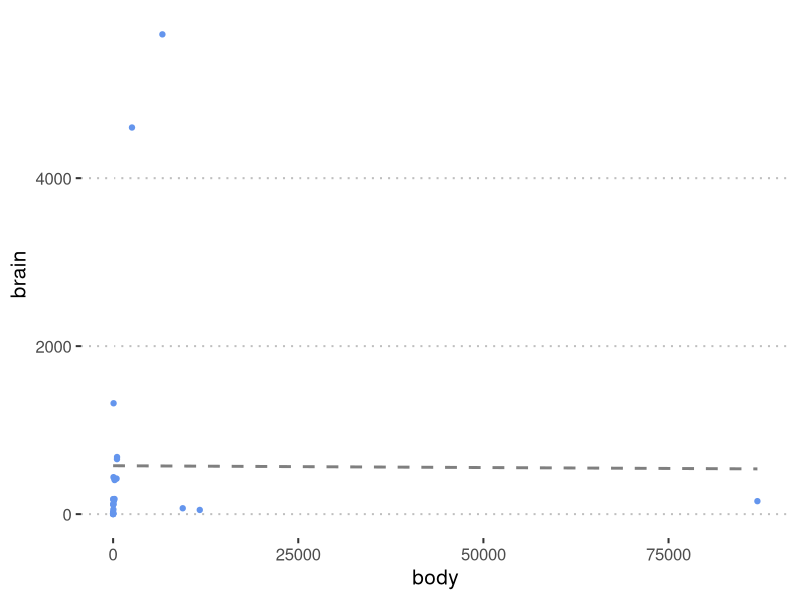
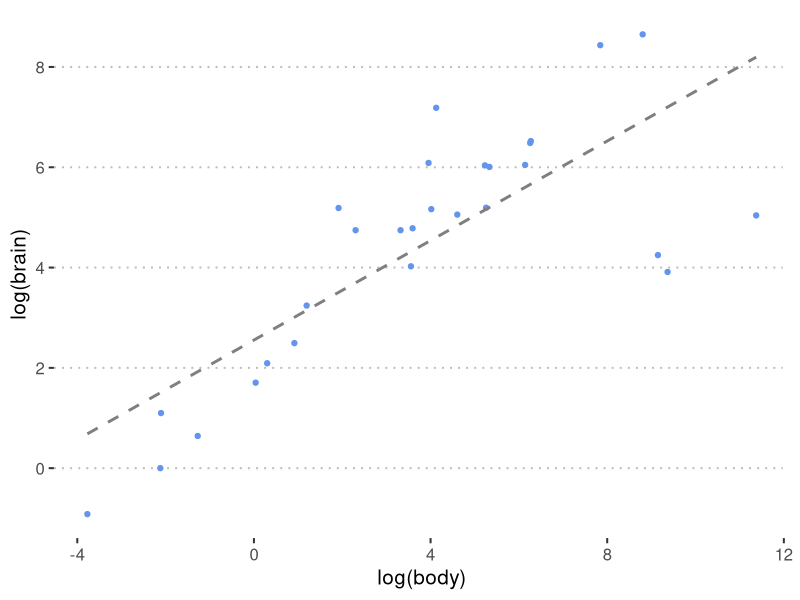
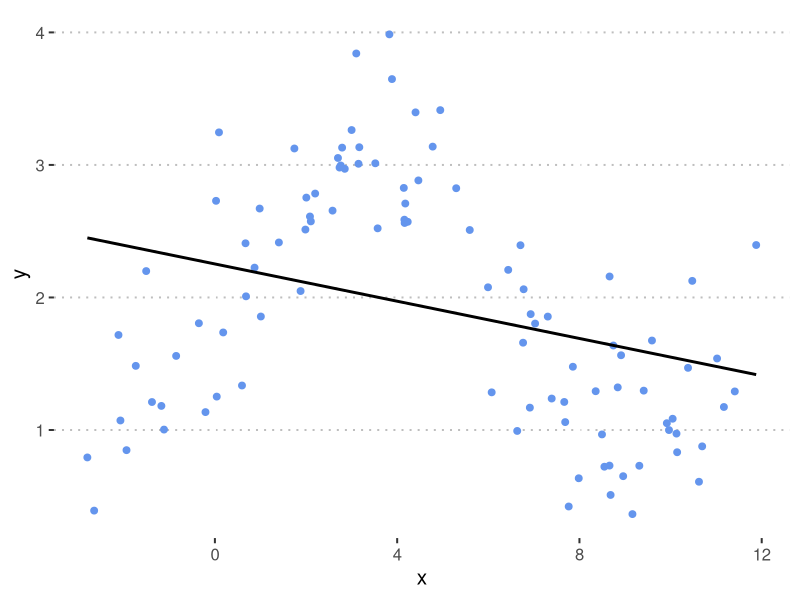
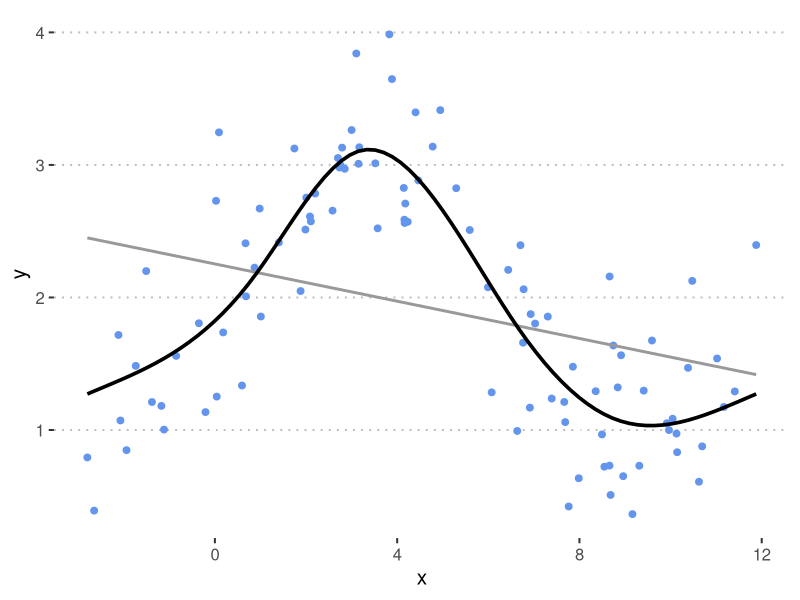
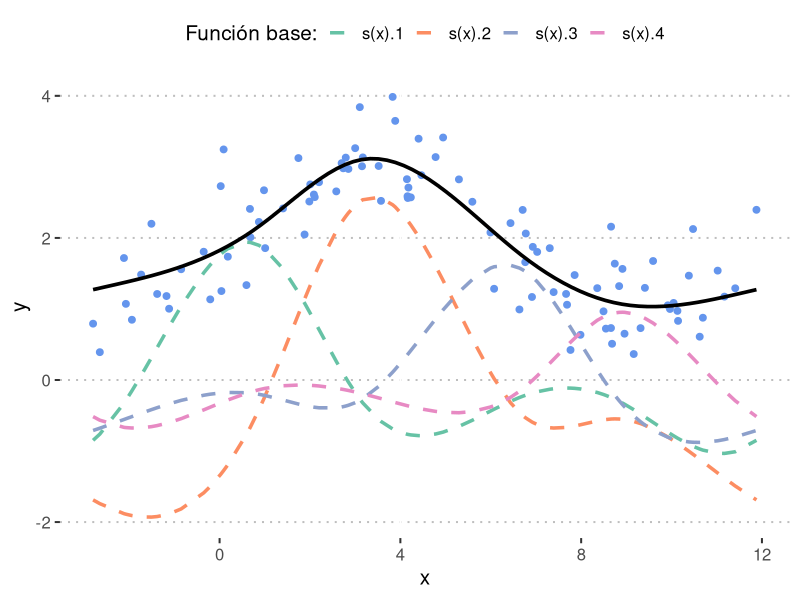
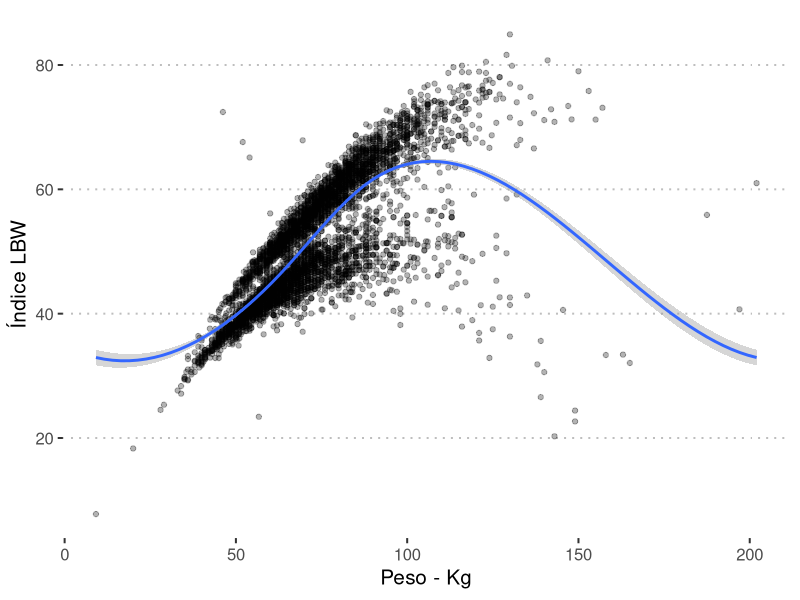
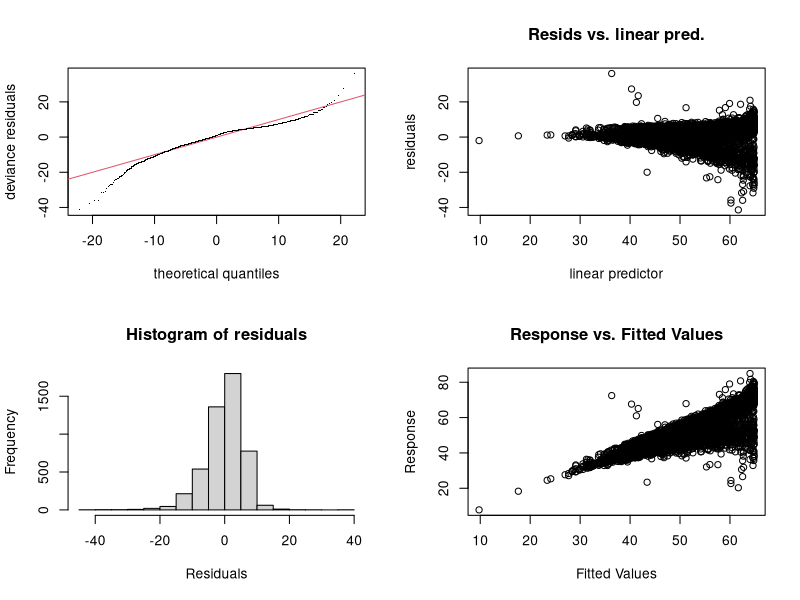
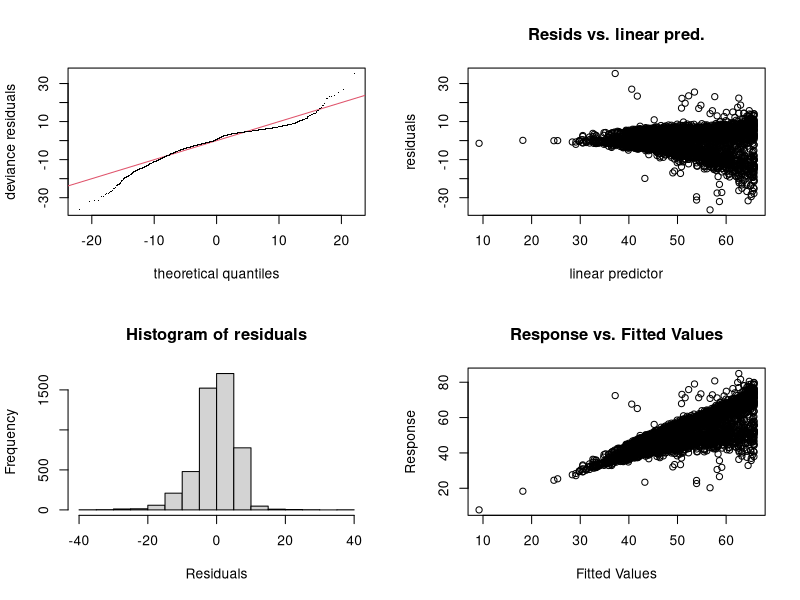

Write the R code that produced these figures, in order.
#####################################################################################
## Guion para explicar los comandos para ejecutar modelos GAM
## Verificar sobre ajuste y entender el modelo en si
#####################################################################################

library(mgcv)
library(data.table)
library(tidyverse)
library(ggpubr)

theme_set(ggpubr::theme_pubclean(base_size = 15)) # Load theme

# Qué es una transformación

MASS::Animals %>%
  ggplot(., aes(body, brain)) +
  geom_point(col = "cornflowerblue") +
  stat_smooth(method = "lm", linetype = 2, col = "gray50", se = F)

MASS::Animals %>%
  ggplot(., aes(log(body), log(brain))) +
  geom_point(col = "cornflowerblue") +
  stat_smooth(method = "lm", linetype = 2, col = "gray50", se = F)

# Sección 1: Relaciones no lineales --------------------------------------------------------

set.seed(1)
Exm <- data.table(x = runif(100, min = -3, max = 12))
Exm[, y := sin(x/2) + rnorm(100, 0, 0.5) + 2]

ggplot(Exm, aes(x, y)) +
  geom_point(size = 2, col = "cornflowerblue") +
  stat_smooth(method = "lm", se = F, col = "black")

ggplot(Exm, aes(x, y)) +
  geom_point(size = 2, col = "cornflowerblue") +
  stat_smooth(method = "lm", se = F, col = "grey60") +
  stat_smooth(method = "gam", formula = y ~ s(x, k = 6, bs = "cc"),
              se = F, col = "black", size = 1.25)

# Construir modelo aditivo
mtest <- gam(y ~ s(x, k = 6, bs = "cc"), data = Exm)

# Extraer funciones base
m_matrix <- predict(mtest, type = "lpmatrix")
m_matrix <- m_matrix %*% diag(coef(mtest) + 1.737) # Escalar con el coneficiente y el intercepto

# Reformatear funciones base
m_matrix <- data.table(m_matrix) 
setnames(m_matrix, names(coef(mtest)))
m_matrix[, x := Exm$x]
m_matrix <- m_matrix %>%
  melt.data.table(., id.vars = "x", value.name = "y")

# Representar
ggplot(m_matrix[!variable == "(Intercept)"]) +
  geom_point(data = Exm, aes(x = x, y = y), size = 2, col = "cornflowerblue") +
  geom_line( aes(x = x, y = y, col = variable), size = 1.2, linetype = 2) +
  stat_smooth(data = Exm, aes(x = x, y = y),
              method = "gam", formula = y ~ s(x, k = 6, bs = "cc"),
              se = F, col = "black", size = 1.25) +
  scale_color_brewer(palette = "Set2", name = "Función base:")

# Sección 2: Ejemplo de modelo aditivo ----------------------------------------------

d <- fread("Datasets/BrownFat_2011.csv")
d[, Cancer_Status := as.factor(Cancer_Status)]
d[, Sex := as.factor(Sex)]

ggplot(d, aes(x = Weight , y = LBW)) +
  geom_point(alpha = 0.3) +
  scale_color_brewer(palette = "Set1", name = "Género:") +
  stat_smooth(method = "gam", formula = y ~ s(x, k = 3, bs = "cc")) +
  labs(x = "Peso - Kg", y = "Índice LBW")

m0 <- lm(LBW ~ Weight, data = d)

m1 <- gam(LBW ~ s(Weight , k = 3), data = d, 
          method = "REML")

# Verificar el modelo

gam.check(m1)

# Ajustar numero de nodos

m1.2 <- gam(LBW ~ s(Weight , k = 9), data = d, 
            method = "REML")
gam.check(m1.2)

# Representación final

ggplot(d, aes(x = Weight , y = LBW, col = Sex)) +
  geom_point(alpha = 0.3) +
  scale_color_brewer(palette = "Set1", name = "Género:") +
  stat_smooth(method = "gam", formula = y ~ s(x, k = 9, bs = "cc")) +
  labs(x = "Peso - Kg", y = "Índice LBW")

m1.3 <- gam(LBW ~ s(Weight , k = 9) + Sex, data = d, 
            method = "REML")

# Modelo para mostrar el efecto shrinkage o hundimiento

m1.4 <- gam(LBW ~ s(Weight , bs = "ts") + s(Day, bs = "ts"), 
            data = d, method = "REML")
gam.check(m1.4)

# Sección 3: Construcción de modelos mas complejos ------------------------------------

m2 <- gam(LBW ~ s(Weight , bs = "fs",by = Sex) , data = d, 
          method = "REML")

m3 <- gam(LBW ~ s(Weight ) + Height , data = d, 
          method = "REML")

m4 <- gam(LBW ~ s(Weight ) + s(Height) , data = d, 
          method = "REML")

m5 <- gam(LBW ~ s(Weight , Height) + s(Weight ) + s(Height), 
          data = d, method = "REML")

AIC(m1, m2, m3, m4, m5) %>% data.table(., keep.rownames = T) %>% .[order(AIC)]

m6 <- gam(LBW ~ te(Weight , Height) + s(Weight ) + s(Height), 
          data = d, method = "REML")
m7 <- gam(LBW ~ te(Weight , Height, by = Sex) + s(Weight ) + s(Height), 
          data = d, method = "REML")

AIC(m5, m6, m7) %>% data.table(., keep.rownames = T) %>% .[order(AIC)]

# Sección 4: Representación visual del modelo ---------------------------------

par(mfrow=c(1, 4)) # Dividir pantalla de basic plot en 4


# Mostrar los efectos de cada variable
plot(m7,  residuals = T,  all.terms = T, 
     shade = TRUE, shade.col = "gray80",  cex = 0.5, pch = 16,
     cex.main = 1.25, cex.lab = 1.5, cex.axis = 1.5)

# Comparar predicción con valor real

plot(fitted(m7), model.frame(m7)[,1], 
     xlab = "Predicción", ylab = "Real", main = "Respuesta vs Ajuste")
abline(a = 0, b = 1, col = "red", lty = 2)

hist(resid(m7), breaks = 100, 
     border = "gray70", col="cornflowerblue",
     main = "Histograma de errores", xlab = bquote("y"[i]~" - "~hat(y)))

qq.gam(m7, s.rep = 10, rep = 10, cex = 0.5, pch = 16)
par(mfrow=c(1, 1), # Reunificar basic plot device
    mar = c(5, 5, 5, 5))

# Representar interacci'on entre 2 variables v1 = gráfico de contorno 

vis.gam(m6, too.far = 1,
        plot.type = "contour", main = "Efecto peso-altura sobre LBW",
        cex.main = 1.8, cex.lab = 1.5, cex.axis = 2)

par(mfrow=c(2, 2),
    mar = c(1.8, 1.8, 1.8, 1.8))

for(An in c(0, 45, 90, 135)) {
  vis.gam(m6 , 
          theta = An, color = "topo", plot.type = "persp",
          zlab = "LBW", xlab = "Altura - cm", ylab = "Peso - Kg",
          cex.main = 1.8, cex.lab = 1.5, cex.axis = 2)
  rm(An)
}



